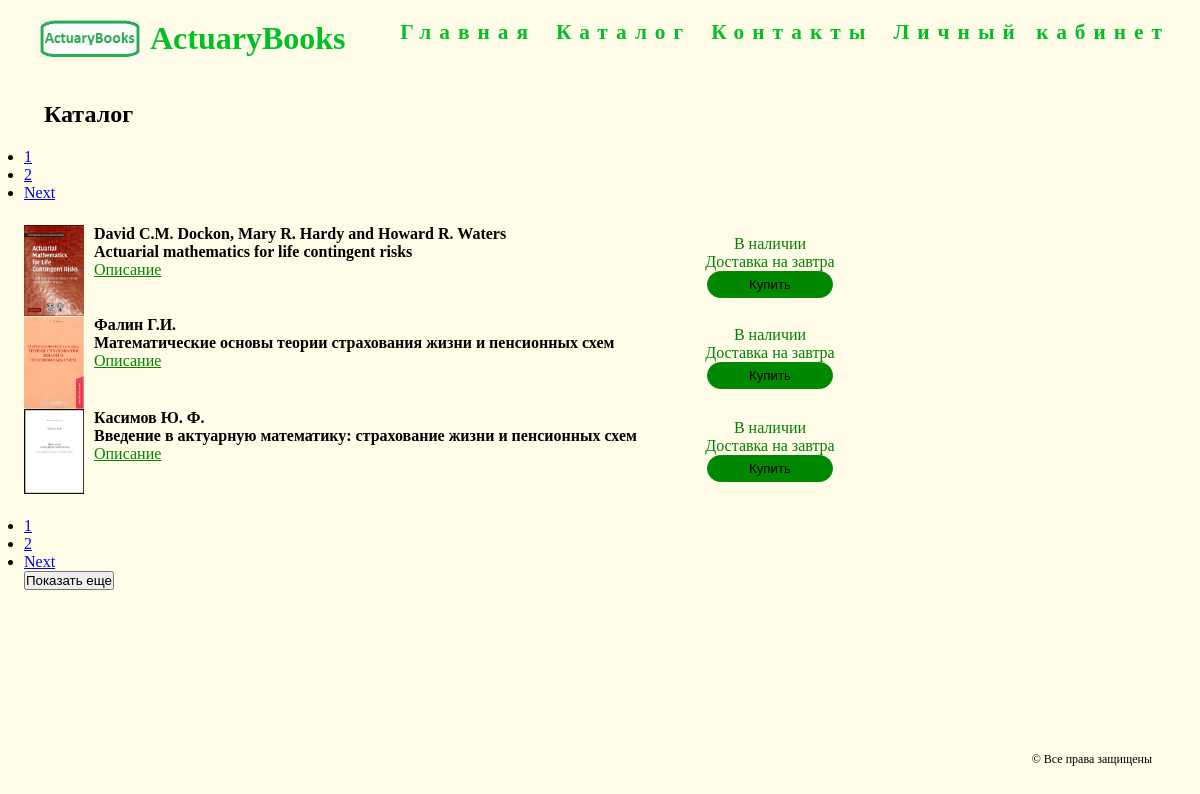
Page /catalog/ on the committed database.
### products/models.py (models this page shows, shortened)
class Book(DateTimeManager, models.Model):
    sname = models.CharField(max_length=250)
    sauthor = models.CharField(max_length=250)
    category = models.ForeignKey(Category, on_delete = models.CASCADE, default = get_default_category)
    image = models.ForeignKey('images.image',  on_delete = models.PROTECT, null = True, blank = True)
    nprice = models.DecimalField(max_digits=8, decimal_places=2)
    ncnt = models.DecimalField(max_digits=6, decimal_places=0)
    sshortdescr = models.TextField(null = True, blank = True)
    sfulldescr = models.TextField(null = True, blank = True)
    sagerestrict = models.CharField(max_length=3)
    sisbn =  models.CharField(max_length=30)
    npagecnt = models.DecimalField(max_digits=6, decimal_places=0)

### products/views/books.py (the view)
class BookListView(ListView):
    model = Book
    context_object_name = 'books'
    template_name = 'products/catalog.html'
    paginate_by = 3

### images/models.py (called while the page is built)
    @property
    def url(self):
        return self.value.url

### products/templates/products/catalog.html (shortened to what this page needs)
{% extends 'master.html' %}
{%  load static %}
{% block page_styles %}
<link rel="stylesheet" href="{% static 'main/style.css' %}">
{% endblock %}
{%  block page_content %}
<h2>
    Каталог
</h2>
{% include 'components/pagination.html' with page=page_obj paginator=paginator %}
<div class="blockcatalog">
{% for itm in books %}
{% include 'components/catalog_book.html' with sname=itm.sname sauthor=itm.sauthor url=itm.image.url cost=itm.cost id=itm.id %}
{% endfor %}
</div>
{% include 'components/pagination.html' with page=page_obj paginator=paginator %}
{% if page_obj.has_next %}
<button class="showmorebutton">
    Показать еще
</button>
{% endif %}
{%  endblock %}

### server/templates/components/catalog_book.html (shortened to what this page needs)
    <a href="{% url 'products:book' pk=id %}"><img class="imgcatalog" src="{{ url }}" alt="{{ sauthor }}"></a>
   <div class="catalogBook">
       <h4>{{ sauthor }}
           <br>
           {{ sname }}
       </h4>
       <a href="{% url 'products:book' pk=id %}">Описание</a>
   </div>
   <div class="catalogbuy">
       В наличии
       <br>
       Доставка на завтра
       <br>
       <input type="button" value="Купить">
   </div>

### main/static/main/style.css (style rules this page uses)
html, body { background-color: #fffce8 ; height: 100%; width: 100%; }
.blockcatalog { padding: 2% 0 2% 0; }
h2 { font-size: 1.5em; margin: 0.83em; font-weight: bold; }
.imgcatalog { width: 60px; float:left; margin: 0px 10px 0px 0px; border: 0px; }
.catalogBook { float:left; width: 50%; }
.catalogBook a { color: #008800; }
.catalogbuy { display: table-cell; width: 180px; height: 50px; padding: 10px 10px; color: green; text-align: center; }
.catalogbuy input[type="button"] { background-color: #008800; width: 70%; height: 50%; border: 1px solid #008800; border-radius: 20px; }
input[type="button"] { background-color: #00c026; height: 30px; width: 22%; border-radius: 30px; border: 0px; }

### rows in the picture
Book: shows a picture, sauthor "David C.M. Dockon, Mary R. Hardy and Howard R. Waters", sname "Actuarial mathematics for life contingent risks"
Book: shows a picture, sauthor "Фалин Г.И.", sname "Математические основы теории страхования жизни и пенсионных схем"
Book: shows a picture, sauthor "Касимов Ю. Ф.", sname "Введение в актуарную математику: страхование жизни и пенсионных схем"

### other values in the picture
{{ num }} "1" "2" "1" "2"
